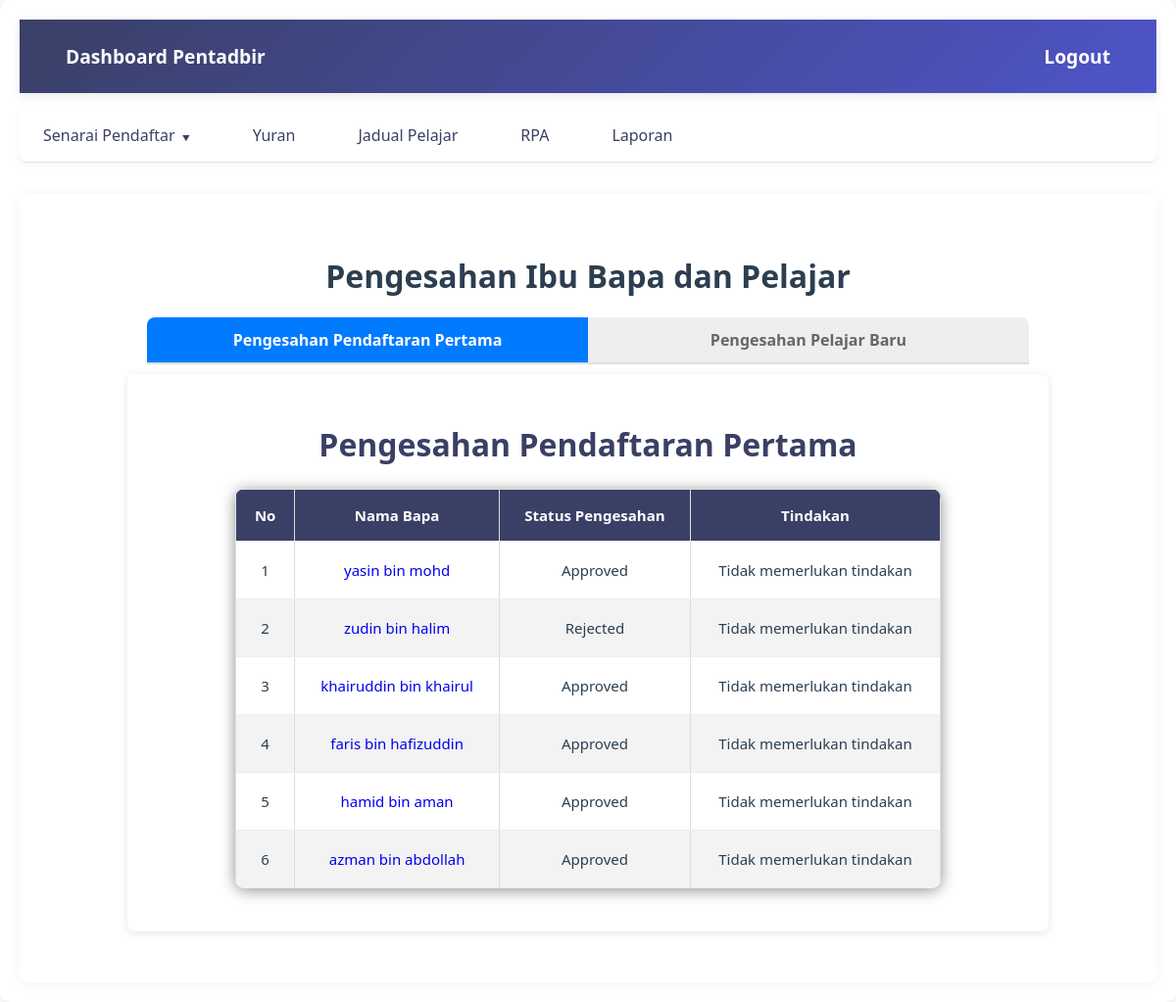
The app's page /pengesahan_pelajar.php with its own data.
### tables this page shows
CREATE TABLE `ibubapa` (
  `id_ibubapa` int(11) NOT NULL,
  `ic_bapa` varchar(20) NOT NULL,
  `nama_bapa` varchar(100) NOT NULL,
  `pekerjaan_bapa` varchar(100) DEFAULT NULL,
  `pendapatan_bapa` float DEFAULT NULL,
  `email_bapa` varchar(100) DEFAULT NULL,
  `no_bapa` varchar(15) DEFAULT NULL,
  `ic_ibu` varchar(20) DEFAULT NULL,
  `nama_ibu` varchar(100) DEFAULT NULL,
  `pekerjaan_ibu` varchar(100) DEFAULT NULL,
  `pendapatan_ibu` float DEFAULT NULL,
  `no_ibu` varchar(15) DEFAULT NULL,
  `EmailIbu` varchar(100) DEFAULT NULL,
  `username` varchar(100) NOT NULL,
  `password` varchar(20) NOT NULL,
  `peranan_id` int(11) NOT NULL DEFAULT 2,
  `pengesahan` tinyint(1) DEFAULT NULL
);

### pengesahan_pelajar.php (the view, shortened to what this page needs)
<?php
include 'config.php';
$sql_first_time = "SELECT IBUBAPA.id_ibubapa, IBUBAPA.nama_bapa, IBUBAPA.pengesahan, COUNT(PELAJAR.ic_pelajar) AS anak_count
                   FROM IBUBAPA
                   JOIN PELAJAR ON IBUBAPA.id_ibubapa = PELAJAR.ibubapa_id
                   GROUP BY IBUBAPA.id_ibubapa, IBUBAPA.nama_bapa, IBUBAPA.pengesahan
                   ORDER BY IBUBAPA.pengesahan IS NOT NULL, IBUBAPA.id_ibubapa DESC";
$result_first_time = $conn->query($sql_first_time);
?>
<!DOCTYPE html>
<html lang="en">
<head>
    <link rel="stylesheet" href="css/dashboard.css">
</head>
<body class="dashboard-container">
    <div class="container">
        <header>
        <a href="pentadbir_dashboard.php"><span>Dashboard Pentadbir</span></a>
        <a href="logout.php">Logout</a>
        </header>
                <nav>
                <ul>
                    <li class="dropdown-parent">
                    <a href="#">Senarai Pendaftar <span class="dropdown-icon">&#x25BC;</span></a>
                </li>
                <li><a href="yuranPentadbir.php">Yuran</a></li>
                <li><a href="admin_jadual.php">Jadual Pelajar</a></li>
                <li><a href="pentadbirRPA.php">RPA</a></li>
                <li><a href="pentadbirLaporan.php">Laporan</a></li>
            </ul>
        </nav>
        <main>
 <h1 style="text-align:center; margin-top:30px;">Pengesahan Ibu Bapa dan Pelajar</h1>
  <div class="tab-container">
    <div class="tab active" data-tab="first-time">Pengesahan Pendaftaran Pertama</div>
    <div class="tab" data-tab="new-children">Pengesahan Pelajar Baru</div>
  </div>
  <div class="tab-content">
    <div id="first-time" class="active">
      <h2 style="text-align:center; margin-top:30px;"> Pengesahan Pendaftaran Pertama</h2>
      <?php if ($result_first_time && $result_first_time->num_rows > 0): ?>
        <table>
          <thead>
            <tr>
              <th>No</th>
              <th>Nama Bapa</th>
              <th>Status Pengesahan</th>
              <th>Tindakan</th>
            </tr>
          </thead>
          <tbody>
            <?php
            $no = 1;
            mysqli_data_seek($result_first_time, 0);
            while($row = $result_first_time->fetch_assoc()):
                $status = $row['pengesahan'];
            ?>
           <tr style="text-align: center;">
            <td style="text-align: center; vertical-align: middle;"><?= $no ?></td>
            <td style="text-align: center; vertical-align: middle;">
                <a href="profilIbubapaAdmin.php?id_ibubapa=<?= urlencode($row['id_ibubapa']) ?>" style="text-decoration: none;">
                    <?= htmlspecialchars($row['nama_bapa']) ?>
                </a>
            </td>
            <td style="text-align: center; vertical-align: middle;">
                <?php
                if (is_null($status)) {
                    echo "Pending";
                } elseif ($status == 1) {
                    echo "Approved";
                } elseif ($status == 0) {
                    echo "Rejected";
                }
                ?>
            </td>
            <td style="text-align: center; vertical-align: middle;">
                <?php if (is_null($status)): ?>
                    <a href="approve_reject.php?action=approve_ibubapa&id=<?= urlencode($row['id_ibubapa']) ?>">
                        <button style="background-color: #28a745; color: white; padding: 10px 20px; border: none; border-radius: 5px; font-size: 16px; cursor: pointer;">Approve</button>
                    </a>
                    <a href="approve_reject.php?action=reject_ibubapa&id=<?= urlencode($row['id_ibubapa']) ?>">
                        <button style="background-color: #dc3545; color: white; padding: 10px 20px; border: none; border-radius: 5px; font-size: 16px; cursor: pointer;">Reject</button>
                    </a>
                <?php else: ?>
                    <span>Tidak memerlukan tindakan</span>
                <?php endif; ?>
            </td>
            </tr>
            <?php
            $no++;
            endwhile;
            ?>
          </tbody>
        </table>
      <?php else: ?>
        <p>Tiada pendaftaran ibu bapa yang belum disahkan.</p>
      <?php endif; ?>
    </div>
  </div>
</body>
</html>

### css/dashboard.css (style rules this page uses)
.dashboard-container { font-family: 'Segoe UI', system-ui, -apple-system, sans-serif; margin: 0; padding: 0; background: #f8f9fa; color: #2c3e50; width: 100%; box-sizing: border-box; min-height: 100vh; }
.dashboard-container .container { max-width: 1200px; width: 100%; margin: 0 auto; padding: 20px; background: #fff; box-shadow: 0 2px 15px rgba(0, 0, 0, 0.05); border-radius: 10px; box-sizing: border-box; }
.dashboard-container header { display: flex; justify-content: space-between; align-items: center; background: linear-gradient(135deg, #3a4065 0%, #4e54c8 100%); padding: 1rem 2rem; color: white; font-size: 1.2em; font-weight: bold; width: 100%; box-sizing: border-box; box-shadow: 0 2px 10px rgba(0, 0, 0, 0.1); }
.dashboard-container header a { color: white; text-decoration: none; font-size: 1em; padding: 8px 15px; border-radius: 5px; transition: all 0.3s ease; }
.dashboard-container nav { background: #ffffff; border-bottom: 1px solid rgba(0, 0, 0, 0.1); width: 100%; box-sizing: border-box; margin-bottom: 2rem; box-shadow: 0 2px 10px rgba(0, 0, 0, 0.05); }
.dashboard-container nav ul { list-style: none; padding: 0; margin: 0; display: flex; align-items: center; gap: 1rem; }
.dashboard-container nav ul li { position: relative; }
.dashboard-container nav ul li a { color: #3a4065; text-decoration: none; padding: 1rem 1.5rem; display: block; font-weight: 500; transition: all 0.3s ease; }
.dropdown-parent > a { display: flex; align-items: center; gap: 5px; }
.dropdown-icon { font-size: 0.8em; transition: transform 0.3s ease; }
.dashboard-container main { padding: 2rem; background: #fff; width: 100%; box-sizing: border-box; border-radius: 10px; box-shadow: 0 2px 15px rgba(0, 0, 0, 0.05); }
.dashboard-container main h2 { margin-top: 0; color: #3a4065; font-size: 2rem; font-weight: 700; text-align: left; margin-bottom: 1.5rem; }
.dashboard-container table { width: 80%; border-collapse: collapse; margin: 1.5rem auto; background: white; border-radius: 10px; overflow: hidden; box-shadow: 0 2px 15px rgba(0, 0, 0, 0.449); }
.dashboard-container th, .dashboard-container td { padding: 1rem; border-bottom: 1px solid #eee; }
.dashboard-container th { background: #3a4065; font-weight: 600; color: #ffffff; text-align: center; }
.dashboard-container td { text-align: left; }
nav ul { list-style-type: none; margin: 0; padding: 0; display: flex; gap: 10px; background-color: #3a4065; padding: 10px; }
nav ul li { display: inline; }
nav ul li a { text-decoration: none; color: white; font-weight: bold; padding: 8px 15px; border-radius: 5px; }
.dropdown-parent { position: relative; }
.dropdown-icon { margin-left: 5px; font-size: 0.8em; }

### records on screen
ibubapa: nama_bapa "yasin bin mohd", pengesahan "Approved"
ibubapa: nama_bapa "zudin bin halim", pengesahan "Rejected"
ibubapa: nama_bapa "khairuddin bin khairul", pengesahan "Approved"
ibubapa: nama_bapa "faris bin hafizuddin", pengesahan "Approved"
ibubapa: nama_bapa "hamid bin aman", pengesahan "Approved"
ibubapa: nama_bapa "azman bin abdollah", pengesahan "Approved"
